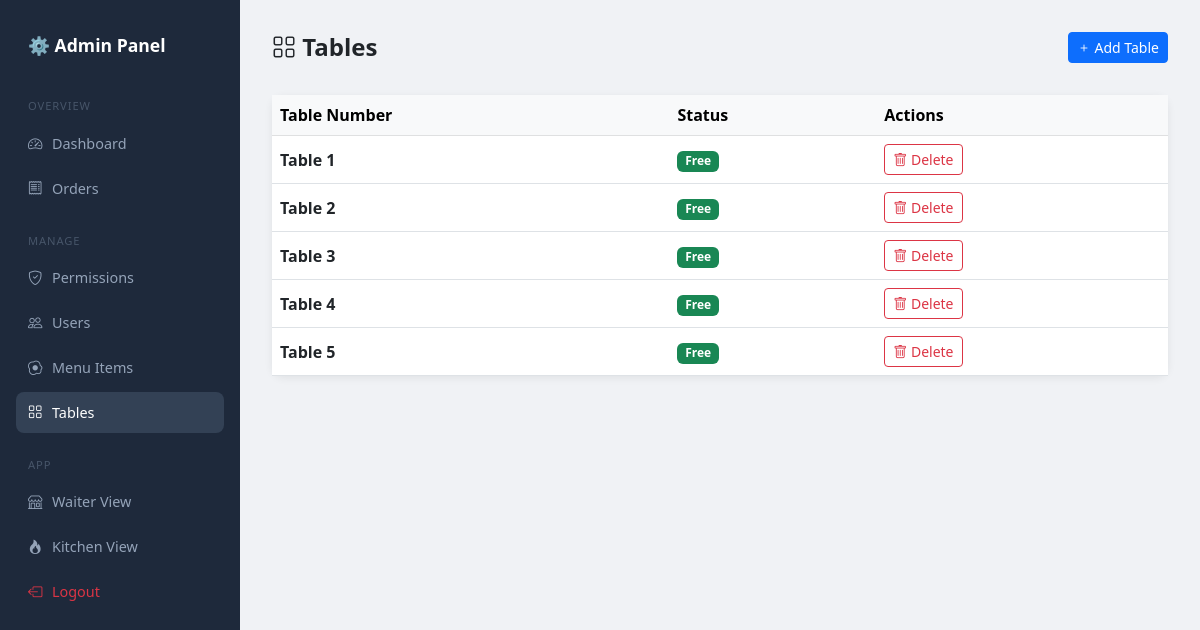
Before: /admin-panel/tables/ (signed in) with the older database file.
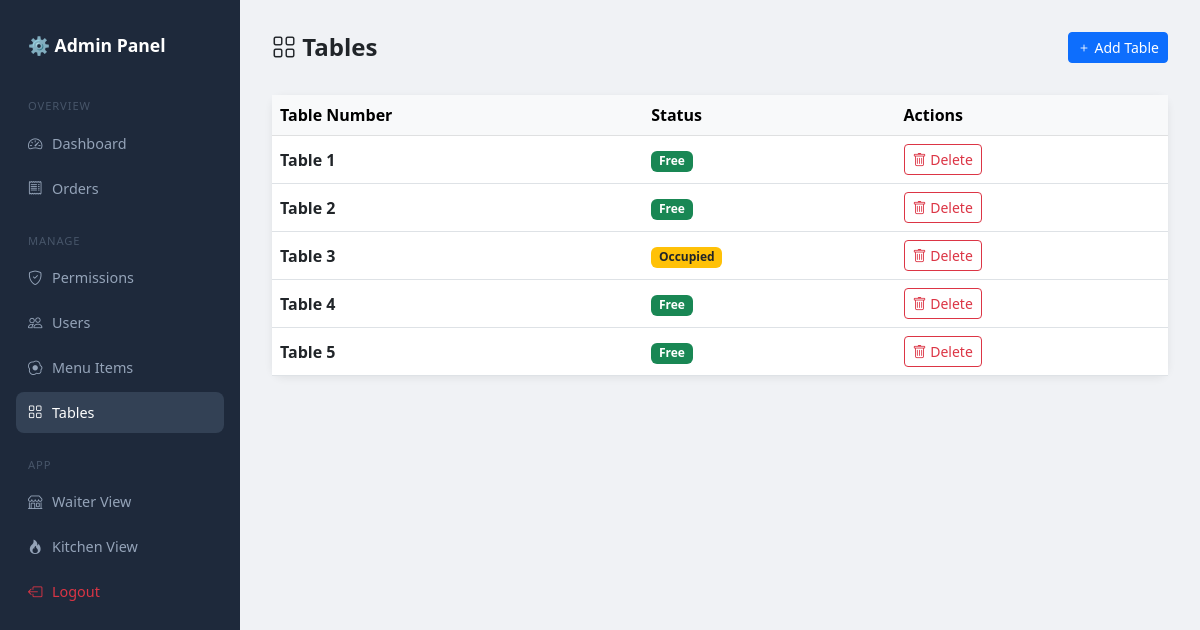
After: the same page with the newer database file.
### core/models.py (models this page shows, shortened)
class Table(models.Model):
    number = models.IntegerField(unique=True)
    is_occupied = models.BooleanField(default=False)

### core/views.py (the view)
# urls.py: path('admin-panel/tables/', views.admin_tables, name='admin_tables'),
@permission_required('can_add_table')
def admin_tables(request):
    tables = Table.objects.all().order_by('number')
    return render(request, 'core/admin/tables.html', {'tables': tables})

### core/models.py (called while the page is built)
    @classmethod
    def get(cls):
        obj, _ = cls.objects.get_or_create(id=1)
        return obj

### core/templates/core/admin/tables.html (shortened to what this page needs)
{% extends 'core/admin/base_admin.html' %}
{% block content %}
<div class="topbar">
    <h4 class="fw-bold mb-0"><i class="bi bi-grid"></i> Tables</h4>
    <a href="{% url 'admin_create_table' %}" class="btn btn-primary btn-sm">
        <i class="bi bi-plus"></i> Add Table
    </a>
</div>
<div class="card">
    <div class="table-responsive">
        <table class="table table-hover align-middle mb-0">
            <thead class="table-light">
                <tr>
                    <th>Table Number</th>
                    <th>Status</th>
                    <th>Actions</th>
                </tr>
            </thead>
            <tbody>
                {% for table in tables %}
                <tr>
                    <td class="fw-semibold">Table {{ table.number }}</td>
                    <td>
                        {% if table.is_occupied %}
                            <span class="badge bg-warning text-dark">Occupied</span>
                        {% else %}
                            <span class="badge bg-success">Free</span>
                        {% endif %}
                    </td>
                    <td>
                        <a href="{% url 'admin_delete_table' table.id %}"
                           class="btn btn-sm btn-outline-danger"
                           onclick="return confirm('Delete Table {{ table.number }}?')">
                            <i class="bi bi-trash"></i> Delete
                        </a>
                    </td>
                </tr>
                {% empty %}
                    <tr>
                        <td colspan="3" class="text-center text-muted py-4">
                            No tables found.
                        </td>
                    </tr>
                {% endfor %}
            </tbody>
        </table>
    </div>
</div>
{% endblock %}

Changed rows visible on the page:
changed Table (number 3 of 5 on the later page): is_occupied "Free" → "Occupied"
